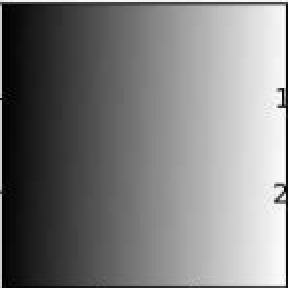
#> input picture _img/gradient.png, 144 x 144 px (shown 2 times larger)
$ python sample.py
#> lines starting #> are read from the running program, lines starting #| are printed output that depends on the picture; after the words box and inside, x2 and y2 are one past the last pixel; in counts of white or black regions, pixels touching at a corner belong together
import cv2 as cv
import numpy as np
from matplotlib import pyplot as plt

img = cv.imread('../_img/gradient.png',0)
#> img is the input picture: shape (144, 144); min 0, max 254, mean 124.5

ret,img1 = cv.threshold(img,127,255,cv.THRESH_BINARY)
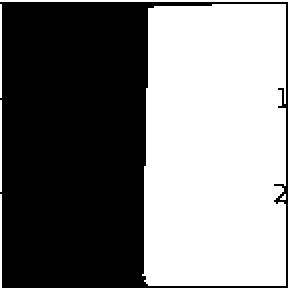
#> img1: shape (144, 144) (shown 2 times larger); 48.7% white; 6 white regions (1 under 20 px), largest, box (x1, y1, x2, y2) and area: (71, 2, 143, 143) 9802, (0, 0, 144, 1) 144, (0, 2, 1, 49) 47, (0, 97, 1, 144) 47, (0, 50, 1, 96) 46

plt.subplot(2,3,1),plt.imshow(img,'gray',vmin=0,vmax=255)
plt.title('Original')

plt.subplot(2,3,2),plt.imshow(img1,'gray',vmin=0,vmax=255)
plt.title('Binary')

plt.show()
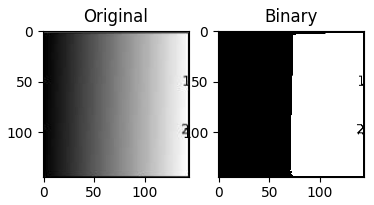
#> figure drawn by matplotlib, 2 panels

$ run again, with _img/Dhoni-and-Virat.png copied over _img/gradient.png
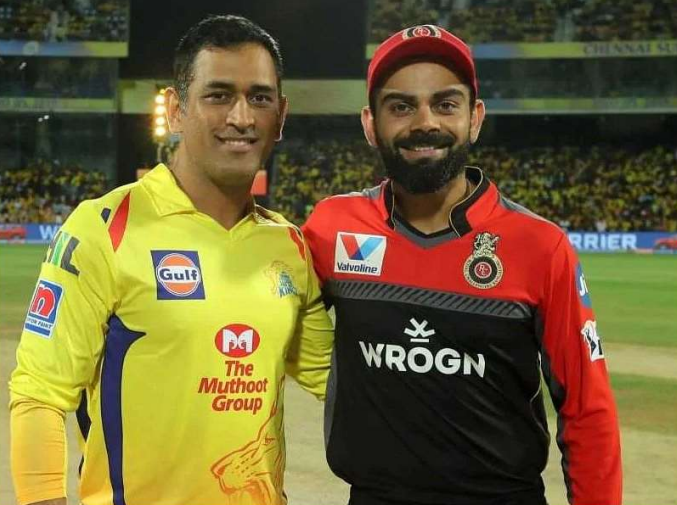
#> input picture _img/Dhoni-and-Virat.png, 677 x 505 px
#> `ret,img1 = cv.threshold(img,127,255,cv.THRESH_BINARY)`:
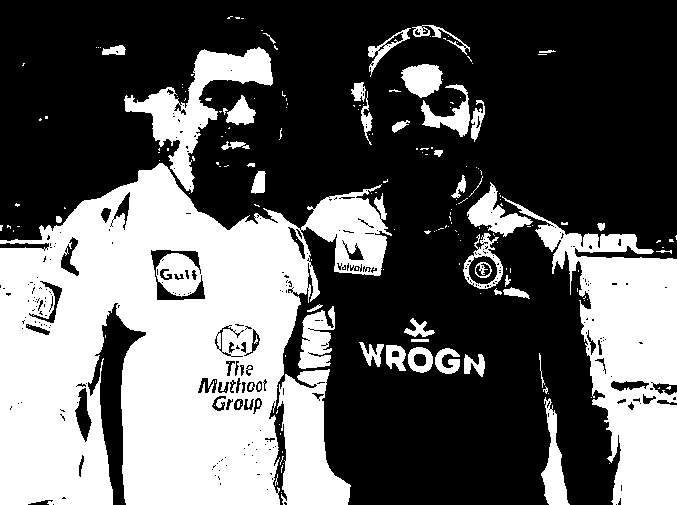
#> img1: shape (505, 677); 37.5% white; 192 white regions (149 under 20 px), largest, box (x1, y1, x2, y2) and area: (0, 163, 392, 505) 81471, (502, 196, 677, 505) 21374, (277, 369, 351, 505) 6142
#> `plt.show()`:
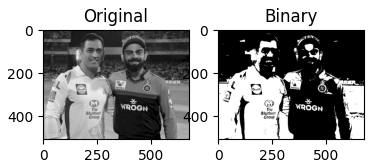
#> figure drawn by matplotlib, 2 panels

$ run again, with _img/Virat.png copied over _img/gradient.png
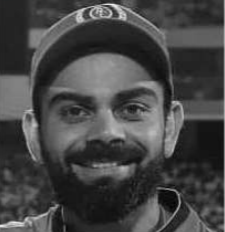
#> input picture _img/Virat.png, 225 x 232 px
#> `ret,img1 = cv.threshold(img,127,255,cv.THRESH_BINARY)`:
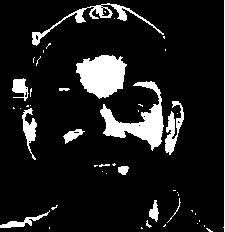
#> img1: shape (232, 225); 11.3% white; 48 white regions (34 under 20 px), largest, box (x1, y1, x2, y2) and area: (76, 55, 127, 99) 1576, (100, 81, 164, 151) 1556, (32, 3, 164, 46) 719
#> `plt.show()`:
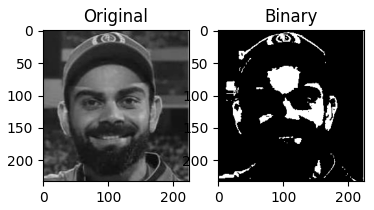
#> figure drawn by matplotlib, 2 panels

$ run again, with _img/digits.png copied over _img/gradient.png
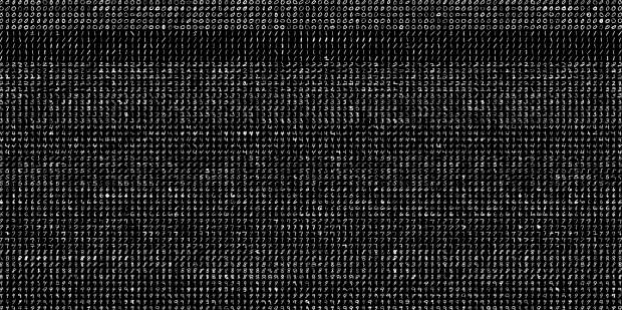
#> input picture _img/digits.png, 622 x 310 px
#> img is the input picture: shape (310, 622); min 0, max 249, mean 35.4
#> `ret,img1 = cv.threshold(img,127,255,cv.THRESH_BINARY)`:
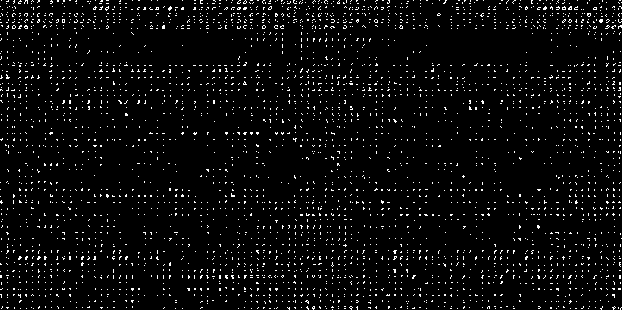
#> img1: shape (310, 622); 4.1% white in thin lines or dots
#> `plt.show()`:
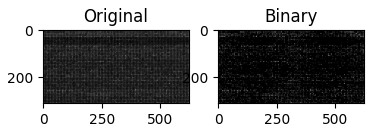
#> figure drawn by matplotlib, 2 panels
